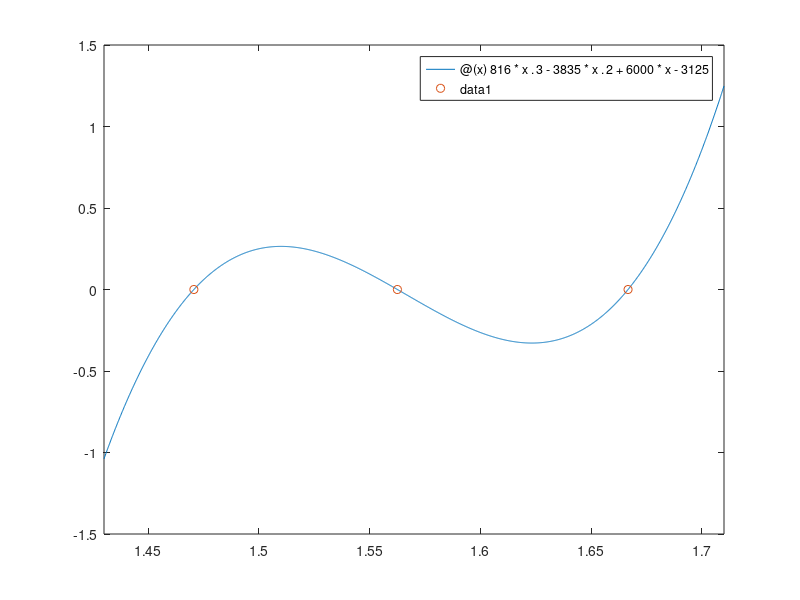

This chart was generated by the following MATLAB code: (Note: this script raises an error after producing the figure.)

p = @(x) 816*x.^3 - 3835*x.^2 + 6000*x - 3125;
pprime = @(x) 3*816*x.^2 - 2*3835*x + 6000;

%% a
poly = [816 -3835 6000 -3125];
r = roots(poly)

%% b

fplot(p,[1.43,1.71]);
hold on, plot(r,zeros(3,1),'o');
hold off;

%% c

xprev = 0;
x = 1.5;
k = 0;
while abs(x - xprev) > eps*abs(x)
    xprev = x;
    x = x - p(x)/pprime(x)
    k = k + 1;
end
k

%% d

a=1;
b=2;

while abs(b-a) > eps*abs(b)
    c = a;
    a = b;
    b = b + (b - c)/(p(c)/p(b)-1)
    k = k + 1;
end

k

%% e

a = 1;
b = 2;
k = 0;
while abs(b-a) > eps*abs(b)
    x = (a + b)/2;
    if sign(p(x)) == sign(p(b))
        b = x;
    else
        a = x;
    end
    k = k + 1;
end
a
k


%% f

fzerotx(p, [1,2])


